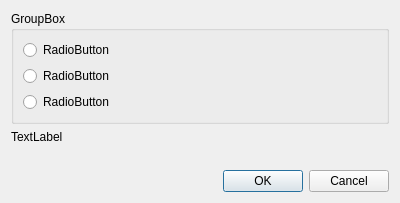
<?xml version="1.0" encoding="UTF-8"?>
<ui version="4.0">
 <class>ForceLocaleDialog</class>
 <widget class="QDialog" name="ForceLocaleDialog">
  <property name="geometry">
   <rect>
    <x>0</x>
    <y>0</y>
    <width>400</width>
    <height>203</height>
   </rect>
  </property>
  <property name="windowTitle">
   <string>Dialog</string>
  </property>
  <layout class="QVBoxLayout" name="verticalLayout_2">
   <item>
    <widget class="QGroupBox" name="groupBox">
     <property name="title">
      <string>GroupBox</string>
     </property>
     <layout class="QHBoxLayout" name="horizontalLayout">
      <item>
       <layout class="QVBoxLayout" name="verticalLayout">
        <item>
         <widget class="QRadioButton" name="radioButton">
          <property name="text">
           <string>RadioButton</string>
          </property>
         </widget>
        </item>
        <item>
         <widget class="QRadioButton" name="radioButton_2">
          <property name="text">
           <string>RadioButton</string>
          </property>
         </widget>
        </item>
        <item>
         <widget class="QRadioButton" name="radioButton_3">
          <property name="text">
           <string>RadioButton</string>
          </property>
         </widget>
        </item>
       </layout>
      </item>
     </layout>
    </widget>
   </item>
   <item>
    <widget class="QLabel" name="label">
     <property name="text">
      <string>TextLabel</string>
     </property>
    </widget>
   </item>
   <item>
    <spacer name="verticalSpacer">
     <property name="orientation">
      <enum>Qt::Vertical</enum>
     </property>
     <property name="sizeHint" stdset="0">
      <size>
       <width>20</width>
       <height>40</height>
      </size>
     </property>
    </spacer>
   </item>
   <item>
    <widget class="QDialogButtonBox" name="buttonBox">
     <property name="orientation">
      <enum>Qt::Horizontal</enum>
     </property>
     <property name="standardButtons">
      <set>QDialogButtonBox::Cancel|QDialogButtonBox::Ok</set>
     </property>
    </widget>
   </item>
  </layout>
 </widget>
 <resources/>
 <connections>
  <connection>
   <sender>buttonBox</sender>
   <signal>accepted()</signal>
   <receiver>ForceLocaleDialog</receiver>
   <slot>accept()</slot>
   <hints>
    <hint type="sourcelabel">
     <x>248</x>
     <y>254</y>
    </hint>
    <hint type="destinationlabel">
     <x>157</x>
     <y>274</y>
    </hint>
   </hints>
  </connection>
  <connection>
   <sender>buttonBox</sender>
   <signal>rejected()</signal>
   <receiver>ForceLocaleDialog</receiver>
   <slot>reject()</slot>
   <hints>
    <hint type="sourcelabel">
     <x>316</x>
     <y>260</y>
    </hint>
    <hint type="destinationlabel">
     <x>286</x>
     <y>274</y>
    </hint>
   </hints>
  </connection>
 </connections>
</ui>
